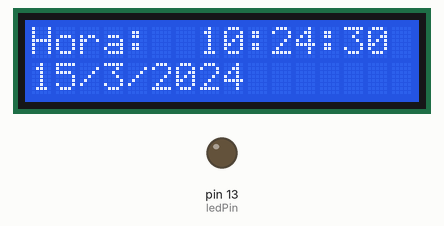
A sketch run on a simulated Arduino Uno, built with avr-gcc and run on an emulated ATmega328P. On the bench: 16×2 character LCD, output pins drawn as LEDs (lit = HIGH). The local clock reads 2024-03-15 10:24:30 at power-on unless the sketch sets it.

Above: at 0.1 s.
At 4.2 s:
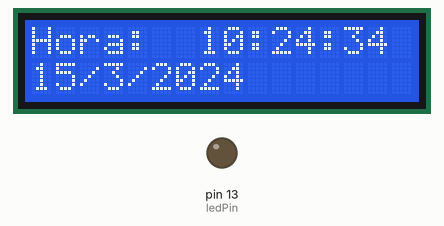
At 9.3 s:
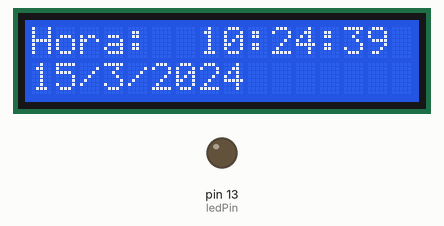
At 19.6 s:
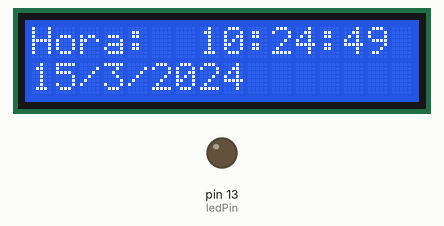
At 28.8 s:
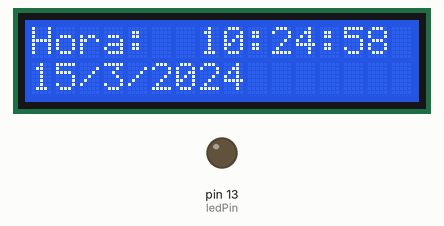
At 39.0 s:
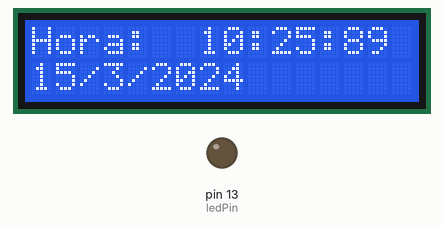

Measured:
- what the display in image 1 shows lasts 1.0 s, from 4.2 s to 5.2 s

The sketch:

main.ino
```cpp
#include <Wire.h>
#include <LiquidCrystal_I2C.h>
#include <RTClib.h>

RTC_DS1307 rtc;
LiquidCrystal_I2C lcd(0x27, 16, 2);  // endereço i2c do lcd
const int ledPin = 13;

void setup() {
  pinMode(ledPin, OUTPUT);
  digitalWrite(ledPin, LOW);
  Wire.begin();
  rtc.begin();

  lcd.init();
  lcd.backlight();
  lcd.setCursor(0, 0);
  lcd.print("Hora: ");
}

void loop() {
  DateTime now = rtc.now();

  DateTime targetTime(2024, 12, 25, 12, 0, 0); // natal de 2024 o led acende
  DateTime endTime = targetTime + TimeSpan(0, 0, 30, 0);

  if (now >= targetTime && now < endTime) {
    digitalWrite(ledPin, HIGH);
  } else {
    digitalWrite(ledPin, LOW);
  }

  lcd.setCursor(7, 0);
  lcd.print(now.hour(), DEC);
  lcd.print(':');
  lcd.print(now.minute(), DEC);
  lcd.print(':');
  lcd.print(now.second(), DEC);

  lcd.setCursor(0, 1);
  lcd.print(now.day(), DEC);
  lcd.print('/');
  lcd.print(now.month(), DEC);
  lcd.print('/');
  lcd.print(now.year(), DEC);

  delay(1000);
}
```
